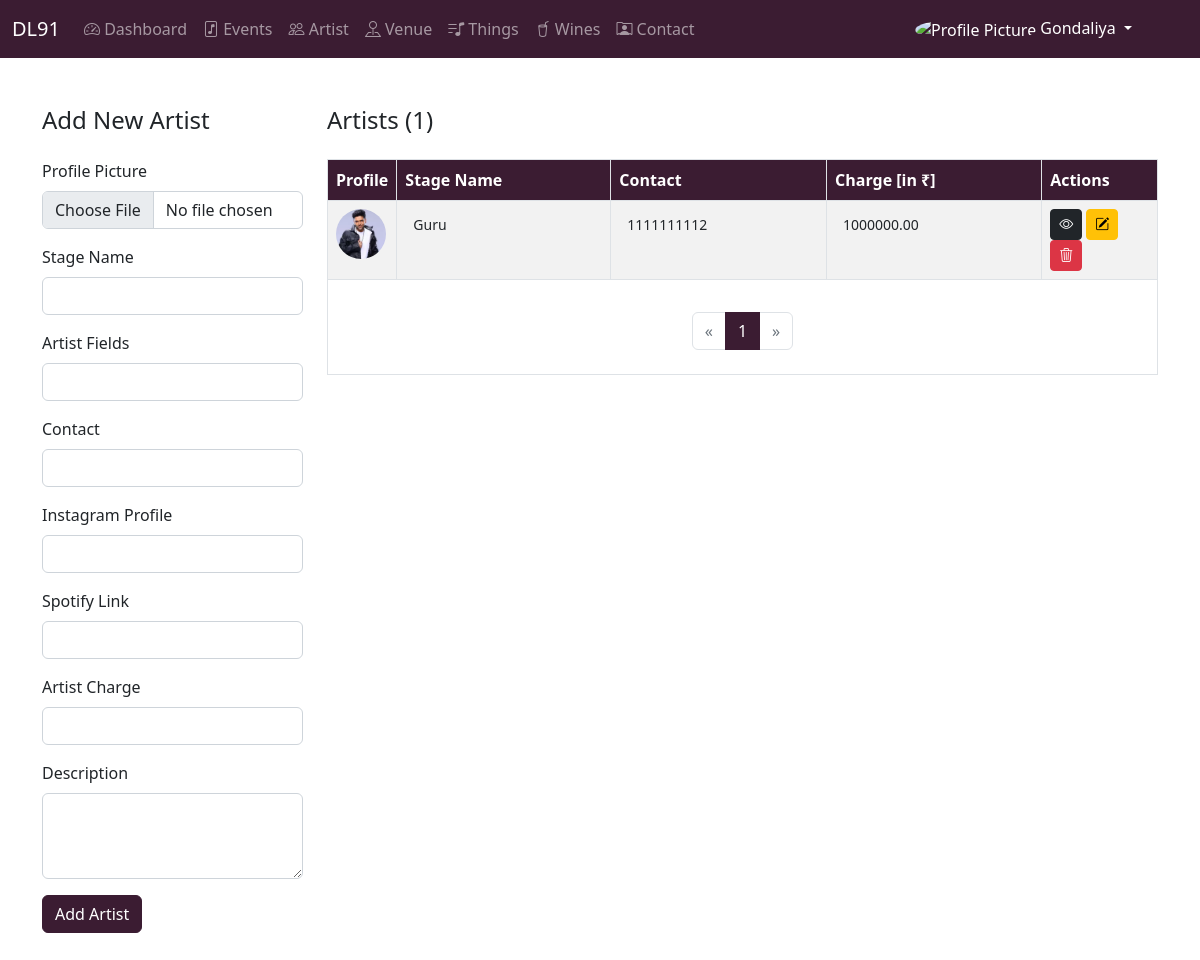
/artists/ (signed in), run on the app's committed database.
### apps/artist/models.py (models this page shows, shortened)
class Artist(BaseClass):
    manager = models.ForeignKey(Manager, on_delete=models.CASCADE)
    profile_picture = models.ImageField(upload_to='artist_profile_pictures/')
    stage_name = models.CharField(max_length=200)
    artist_fields = models.CharField(max_length=200)
    contact = models.CharField(max_length=20)
    instagram_profile = models.URLField(max_length=200)
    spotify_link = models.URLField(max_length=200)
    artist_charge = models.DecimalField(max_digits=10, decimal_places=2)
    description = models.TextField()

### apps/dashboard/views.py (the view, shortened to what this page needs)
# urls.py: path('artists/', DashboardViews.artists, name='artists'),
    @login_required
    def artists(request):
        artists = Artist.objects.filter(manager_id=request.session['manager_id']).order_by('-created_at')
        total_artist = artists.count()
        paginator = Paginator(artists, 5)  # 5 artists per page
        page_number = request.GET.get('page', 1)
        try:
            artists = paginator.page(page_number)
        except Exception as e:
            messages.error(request, f"Error: {str(e)}")
            artists = paginator.page(1)
        context = {
            'artists': artists,
            'total_artist': total_artist
        }
        return render(request, 'dashboard/artists.html', context)

### apps/dashboard/views.py (called while the page is built)
def login_required(view_func):
    @wraps(view_func)
    def wrapper(request, *args, **kwargs):
        if 'manager_id' in request.session:
            return view_func(request, *args, **kwargs)
        else:
            messages.error(request, 'You are not logged in. Please log in to access the dashboard.')
            return redirect('login')
    return wrapper

### apps/dashboard/templates/dashboard/artists.html (shortened to what this page needs)
{% extends 'dashboard/base.html' %} {% load static %}  {% block body %}
<div class="container my-5">
  <div class="row">
    <div class="col-md-3">
      <h4 class="mb-4">Add New Artist</h4>
      <form
        action="{% url 'artists' %}"
        method="post"
        enctype="multipart/form-data"
      >
        <div class="mb-3">
          <label for="profile_picture" class="form-label"
            >Profile Picture</label
          >
          <input
            type="file"
            class="form-control"
            id="profile_picture"
            name="profile_picture"
          />
        </div>
        <div class="mb-3">
          <label for="stage_name" class="form-label">Stage Name</label>
          <input
            type="text"
            class="form-control"
            id="stage_name"
            name="stage_name"
          />
        </div>
        <div class="mb-3">
          <label for="artist_fields" class="form-label">Artist Fields</label>
          <input
            type="text"
            class="form-control"
            id="artist_fields"
            name="artist_fields"
          />
        </div>
        <div class="mb-3">
          <label for="contact" class="form-label">Contact</label>
          <input type="text" class="form-control" id="contact" name="contact" />
        </div>
        <div class="mb-3">
          <label for="instagram_profile" class="form-label"
            >Instagram Profile</label
          >
          <input
            type="url"
            class="form-control"
            id="instagram_profile"
            name="instagram_profile_link"
          />
        </div>
        <div class="mb-3">
          <label for="spotify_link" class="form-label">Spotify Link</label>
          <input
            type="url"
            class="form-control"
            id="spotify_link"
            name="spotify_link"
          />
        </div>
        <div class="mb-3">
          <label for="artist_charge" class="form-label">Artist Charge</label>
          <input
            type="number"
            step="0.01"
            class="form-control"
            id="artist_charge"
            name="artist_charge"
          />
        </div>
        <div class="mb-3">
          <label for="description" class="form-label">Description</label>
          <textarea
            class="form-control"
            id="description"
            name="description"
            rows="3"
          ></textarea>
        </div>
        <button type="submit" class="btn btn-primary">Add Artist</button>
      </form>
    </div>
    <div class="col-md-9">
      <h4 class="mb-4">Artists ({{total_artist}})</h4>
      <table class="table table-bordered table-striped">
        <thead class="DL91_BG">
          <tr>
            <th>Profile</th>
            <th>Stage Name</th>
            <th>Contact</th>
            <th>Charge [in ₹]</th>
            <th>Actions</th>
          </tr>
        </thead>
        <tbody>
          {% if artists %} {% for artist in artists %}
          <tr>
            <form
              action="{% url 'edit_artist' artist_id=artist.dl91_id %}"
              method="post"
              enctype="multipart/form-data"
            >
              <td>
                <img
                  id="profile-preview-{{ artist.dl91_id }}"
                  src="{{ artist.profile_picture.url }}"
                  alt="Profile Picture"
                  class="profile-pic"
                />
              </td>
              <td>
                <input
                  type="text"
                  name="stage_name"
                  id="stage_name"
                  value="{{ artist.stage_name|title }}"
                  class="form-control form-control-sm show_data"
                />
              </td>
              <td>
                <input
                  type="text"
                  name="contact"
                  id="contact"
                  value="{{ artist.contact }}"
                  class="form-control form-control-sm show_data"
                />
              </td>
              <td>
                <input
                  type="number"
                  name="artist_charge"
                  id="artist_charge"
                  value="{{ artist.artist_charge }}"
                  class="form-control form-control-sm show_data"
                />
              </td>
              <td>
                <a
                  href="{% url 'view_artist' artist_id=artist.dl91_id %}"
                  class="btn btn-sm btn-dark"
                  ><i class="bi bi-eye"></i></a>
                <button type="submit" class="btn btn-sm btn-warning">
                  <i class="bi bi-pencil-square"></i>
                </button>
                <a
                  href="{% url 'delete_artist' artist_id=artist.dl91_id %}"
                  class="btn btn-sm btn-danger"
                  ><i class="bi bi-trash3"></i
                ></a>
              </td>
            </form>
          </tr>
          {% endfor %} {% else %}
          <tr>
            <td colspan="6" class="text-center">No artists found.</td>
          </tr>
          {% endif %}
        </tbody>
        <tfoot>
              <tr>
                <td colspan="6" class="text-center">
                  <div class="d-flex justify-content-center mt-4">
                    <nav aria-label="Page navigation">
                      <ul class="pagination">
                        {% if artists.has_previous %}
                        <li class="page-item">
                          <a
                            class="page-link"
                            href="?page={{ artists.previous_page_number }}"
                            aria-label="Previous"
                          >
                            <span aria-hidden="true">&laquo;</span>
                          </a>
                        </li>
                        {% else %}
                        <li class="page-item disabled">
                          <span class="page-link">&laquo;</span>
                        </li>
                        {% endif %} {% for page_num in artists.paginator.page_range %}
                        <li
                          class="page-item {% if page_num == artists.number %}active{% endif %}"
                        >
                          <a class="page-link" href="?page={{ page_num }}"
                            >{{ page_num }}</a
                          >
                        </li>
                        {% endfor %} {% if artists.has_next %}
                        <li class="page-item">
                          <a
                            class="page-link"
                            href="?page={{ artists.next_page_number }}"
                            aria-label="Next"
                          >
                            <span aria-hidden="true">&raquo;</span>
                          </a>
                        </li>
                        {% else %}
                        <li class="page-item disabled">
                          <span class="page-link">&raquo;</span>
                        </li>
                        {% endif %}
                      </ul>
                    </nav>
                  </div>
                </td>
              </tr>
        </tfoot>
      </table>
    </div>
  </div>
</div>
{% endblock %}

### apps/dashboard/templates/dashboard/artists.html (style rules this page uses)
.show_data { background-color: transparent; border: none; }
.profile-pic { width: 50px; height: 50px; object-fit: cover; border-radius: 50%; cursor: pointer; }

### apps/dashboard/templates/dashboard/base.html (style rules this page uses)
:root { --black: #1a1a1d; --white: #ffffff; --darkWine: #3b1c32; --lightWine: #6a1e55; --skyWine: #a64d79; }
.DL91_BG { background-color: var(--darkWine); color: var(--white); }

### data on the page
Artist: profile_picture (picture), stage_name "Guru", contact "1111111112", artist_charge "1000000.00"

### other printed values
{{ request.session.manager_name|title }} "Gondaliya"
{{ total_artist }} "1"
{{ page_num }} "1"
